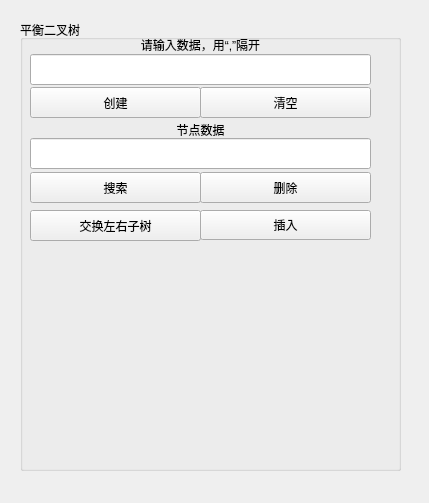
<?xml version="1.0" encoding="UTF-8"?>
<ui version="4.0">
 <class>BinaryTreeUI</class>
 <widget class="QWidget" name="BinaryTreeUI">
  <property name="geometry">
   <rect>
    <x>0</x>
    <y>0</y>
    <width>429</width>
    <height>503</height>
   </rect>
  </property>
  <property name="windowTitle">
   <string>Form</string>
  </property>
  <widget class="QGroupBox" name="groupBox">
   <property name="geometry">
    <rect>
     <x>20</x>
     <y>20</y>
     <width>381</width>
     <height>451</height>
    </rect>
   </property>
   <property name="title">
    <string>平衡二叉树</string>
   </property>
   <widget class="QPushButton" name="Button_InsertBiTreeNode">
    <property name="geometry">
     <rect>
      <x>10</x>
      <y>67</y>
      <width>171</width>
      <height>31</height>
     </rect>
    </property>
    <property name="text">
     <string>创建</string>
    </property>
   </widget>
   <widget class="QPushButton" name="Button_SearchBiTreeNode">
    <property name="geometry">
     <rect>
      <x>10</x>
      <y>152</y>
      <width>171</width>
      <height>31</height>
     </rect>
    </property>
    <property name="text">
     <string>搜索</string>
    </property>
   </widget>
   <widget class="QPushButton" name="Button_CleanBiTreeNode">
    <property name="geometry">
     <rect>
      <x>180</x>
      <y>67</y>
      <width>171</width>
      <height>31</height>
     </rect>
    </property>
    <property name="text">
     <string>清空</string>
    </property>
   </widget>
   <widget class="QPushButton" name="Button_DeleteBiTreeNode">
    <property name="geometry">
     <rect>
      <x>180</x>
      <y>190</y>
      <width>171</width>
      <height>30</height>
     </rect>
    </property>
    <property name="text">
     <string>插入</string>
    </property>
   </widget>
   <widget class="QLineEdit" name="BinaryTreeDataEdit_2">
    <property name="geometry">
     <rect>
      <x>10</x>
      <y>118</y>
      <width>341</width>
      <height>31</height>
     </rect>
    </property>
   </widget>
   <widget class="QLineEdit" name="BinaryTreeDataEdit">
    <property name="geometry">
     <rect>
      <x>10</x>
      <y>34</y>
      <width>341</width>
      <height>31</height>
     </rect>
    </property>
   </widget>
   <widget class="QLabel" name="label">
    <property name="geometry">
     <rect>
      <x>10</x>
      <y>12</y>
      <width>341</width>
      <height>25</height>
     </rect>
    </property>
    <property name="text">
     <string>请输入数据，用“,”隔开</string>
    </property>
    <property name="alignment">
     <set>Qt::AlignCenter</set>
    </property>
   </widget>
   <widget class="QLabel" name="label_2">
    <property name="geometry">
     <rect>
      <x>10</x>
      <y>100</y>
      <width>341</width>
      <height>20</height>
     </rect>
    </property>
    <property name="text">
     <string>节点数据</string>
    </property>
    <property name="alignment">
     <set>Qt::AlignCenter</set>
    </property>
   </widget>
   <widget class="QPushButton" name="Button_usetoexchange">
    <property name="geometry">
     <rect>
      <x>10</x>
      <y>190</y>
      <width>171</width>
      <height>31</height>
     </rect>
    </property>
    <property name="text">
     <string>交换左右子树</string>
    </property>
   </widget>
   <widget class="QPushButton" name="pushButton">
    <property name="geometry">
     <rect>
      <x>180</x>
      <y>152</y>
      <width>171</width>
      <height>31</height>
     </rect>
    </property>
    <property name="text">
     <string>删除</string>
    </property>
   </widget>
  </widget>
 </widget>
 <resources/>
 <connections>
  <connection>
   <sender>Button_CleanBiTreeNode</sender>
   <signal>clicked()</signal>
   <receiver>BinaryTreeUI</receiver>
   <slot>on_binarytree_delete_btn_clicked()</slot>
   <hints>
    <hint type="sourcelabel">
     <x>355</x>
     <y>227</y>
    </hint>
    <hint type="destinationlabel">
     <x>357</x>
     <y>121</y>
    </hint>
   </hints>
  </connection>
  <connection>
   <sender>Button_DeleteBiTreeNode</sender>
   <signal>clicked()</signal>
   <receiver>BinaryTreeUI</receiver>
   <slot>on_binarytree_node_delete_btn_clicked()</slot>
   <hints>
    <hint type="sourcelabel">
     <x>360</x>
     <y>229</y>
    </hint>
    <hint type="destinationlabel">
     <x>322</x>
     <y>202</y>
    </hint>
   </hints>
  </connection>
  <connection>
   <sender>Button_InsertBiTreeNode</sender>
   <signal>clicked()</signal>
   <receiver>BinaryTreeUI</receiver>
   <slot>on_binarytree_create_btn_clicked()</slot>
   <hints>
    <hint type="sourcelabel">
     <x>270</x>
     <y>197</y>
    </hint>
    <hint type="destinationlabel">
     <x>442</x>
     <y>178</y>
    </hint>
   </hints>
  </connection>
  <connection>
   <sender>Button_SearchBiTreeNode</sender>
   <signal>clicked()</signal>
   <receiver>BinaryTreeUI</receiver>
   <slot>on_binarytree_node_search_btn_clicked()</slot>
   <hints>
    <hint type="sourcelabel">
     <x>268</x>
     <y>306</y>
    </hint>
    <hint type="destinationlabel">
     <x>455</x>
     <y>201</y>
    </hint>
   </hints>
  </connection>
  <connection>
   <sender>Button_usetoexchange</sender>
   <signal>clicked()</signal>
   <receiver>BinaryTreeUI</receiver>
   <slot>on_binarytree_exchangecreate_btn_clicked()</slot>
   <hints>
    <hint type="sourcelabel">
     <x>105</x>
     <y>218</y>
    </hint>
    <hint type="destinationlabel">
     <x>187</x>
     <y>555</y>
    </hint>
   </hints>
  </connection>
  <connection>
   <sender>pushButton</sender>
   <signal>clicked()</signal>
   <receiver>BinaryTreeUI</receiver>
   <slot>on_binarytree_node_insert_btn_clicked()</slot>
   <hints>
    <hint type="sourcelabel">
     <x>221</x>
     <y>185</y>
    </hint>
    <hint type="destinationlabel">
     <x>590</x>
     <y>366</y>
    </hint>
   </hints>
  </connection>
 </connections>
 <slots>
  <slot>on_binarytree_create_btn_clicked()</slot>
  <slot>on_binarytree_delete_btn_clicked()</slot>
  <slot>on_binarytree_node_delete_btn_clicked()</slot>
  <slot>on_binarytree_SimulationTree_creat_btn_clicked()</slot>
  <slot>on_bigroottree_create_btn_clicked()</slot>
  <slot>on_bigroottree_insert_btn_clicked()</slot>
  <slot>on_bigroottree_remove_btn_clicked()</slot>
  <slot>on_Btree_create_btn_clicked()</slot>
  <slot>on_Btree_insert_btn_clicked()</slot>
  <slot>on_Btree_remove_btn_clicked()</slot>
  <slot>on_Btree_destroy_btn_clicked()</slot>
  <slot>on_binarytree_node_search_btn_clicked()</slot>
  <slot>on_Btree_search_btn_clicked()</slot>
  <slot>on_binarytree_exchangecreate_btn_clicked()</slot>
  <slot>on_binarytree_node_insert_btn_clicked()</slot>
 </slots>
</ui>
